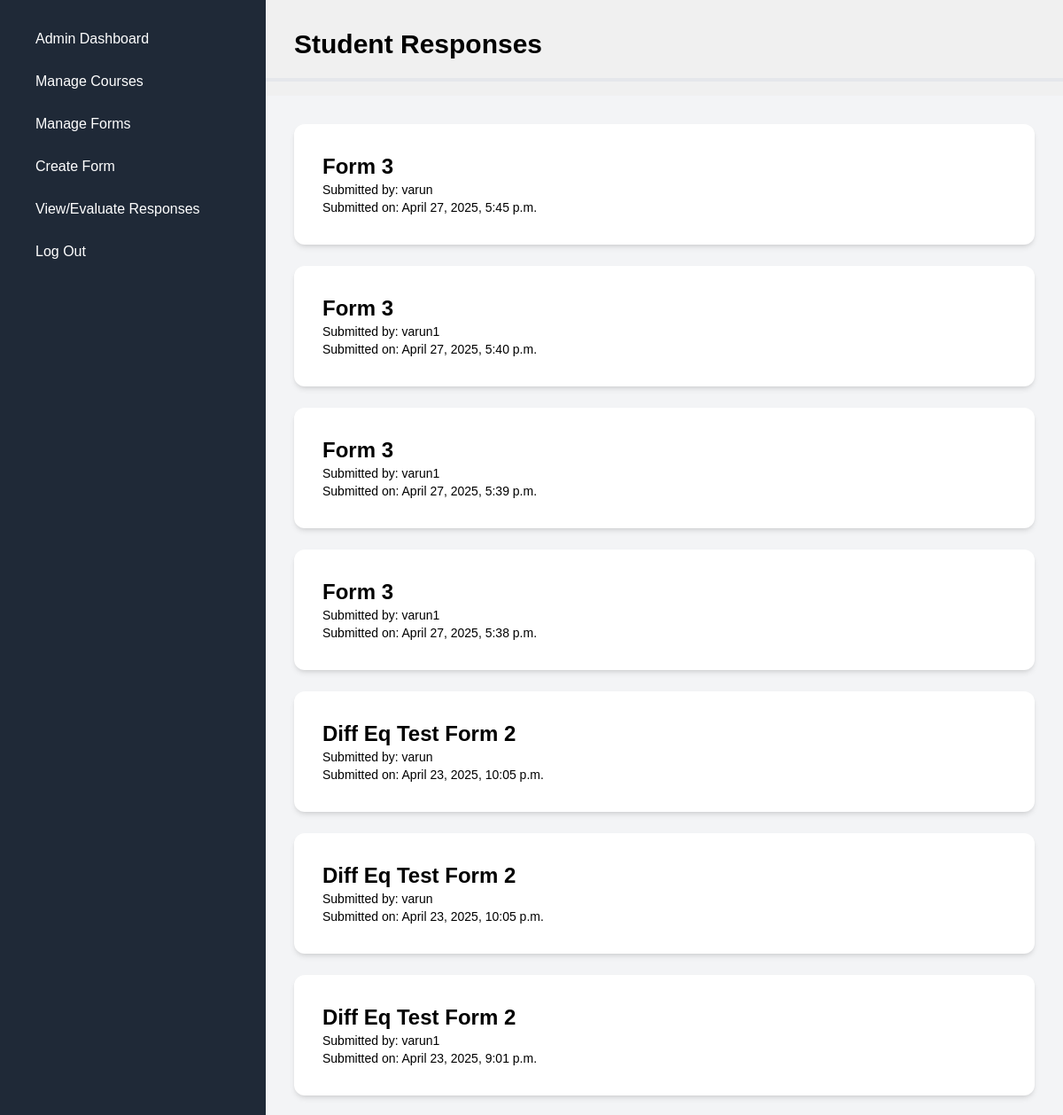
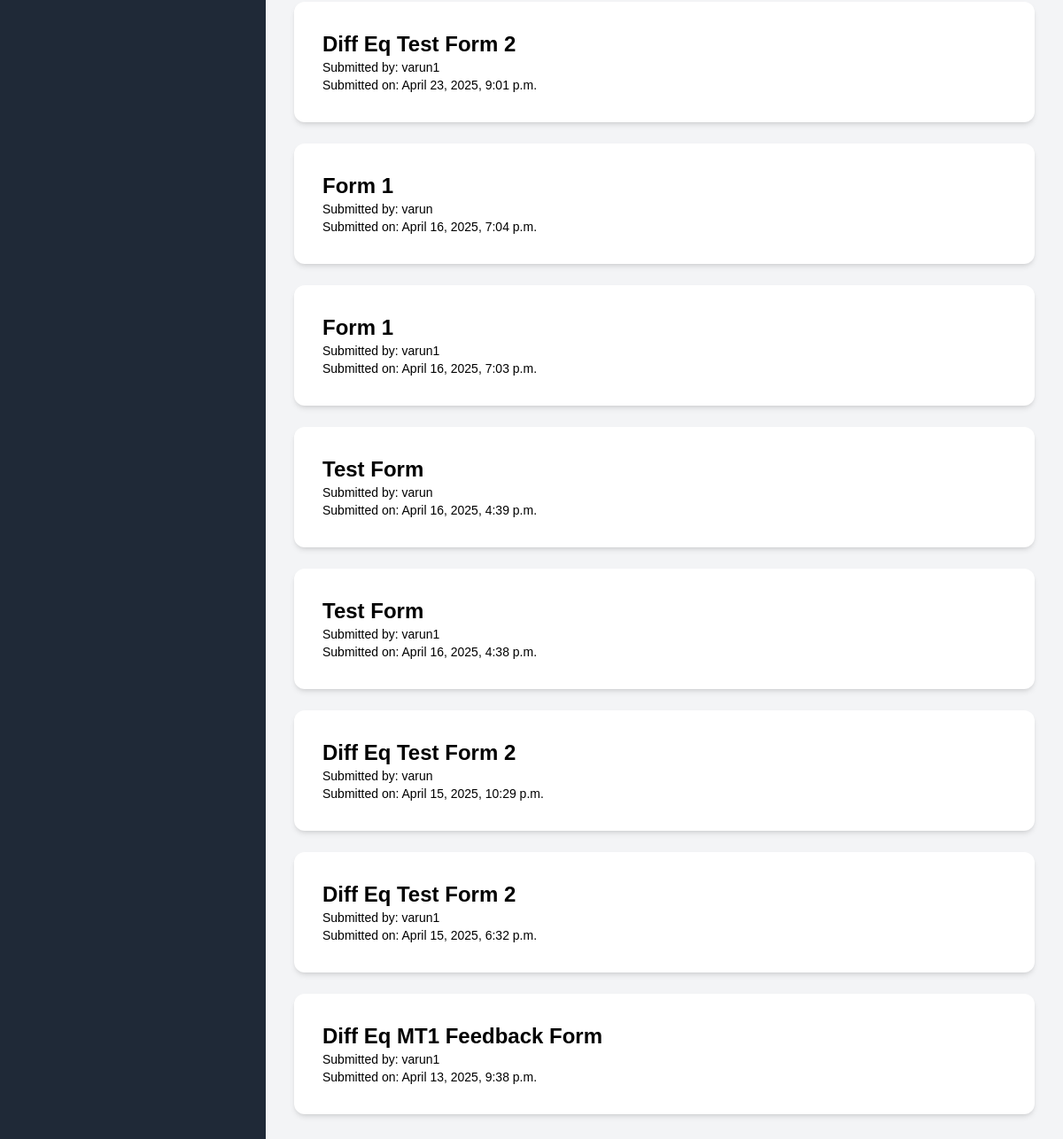
Page /student-responses/ (signed in) on the committed database (2 pictures, top to bottom).
### main/models.py (models this page shows, shortened)
class FormResponse(models.Model):
    form = models.ForeignKey(Form, on_delete=models.CASCADE, related_name='responses')
    student = models.ForeignKey(settings.AUTH_USER_MODEL, on_delete=models.CASCADE, related_name="submitted_responses") # the evaluator
    target_student = models.ForeignKey(settings.AUTH_USER_MODEL, on_delete=models.CASCADE, related_name="received_responses", null=True, blank=True) # the evaluatee
    submitted_at = models.DateTimeField(auto_now_add=True)
    class Meta:
        unique_together = ['form', 'student', 'target_student']

class Form(models.Model):
    title = models.CharField(max_length=200)
    description = models.TextField(blank=True)
    deadline = models.DateTimeField(null=True, blank=True)
    course = models.ForeignKey('courses.Course', on_delete=models.CASCADE, related_name='forms', null=True, blank=True)
    creator = models.ForeignKey(settings.AUTH_USER_MODEL, on_delete=models.CASCADE)
    teams = models.ManyToManyField('courses.Team', related_name='forms', blank=True)
    created_at = models.DateTimeField(auto_now_add=True)
    updated_at = models.DateTimeField(auto_now=True)
    allow_multiple_responses = models.BooleanField(default=False, help_text="Allow each student to submit one response per teammate")

### users/models.py (models this page shows, shortened)
class CustomUser(AbstractUser):
    ROLE_CHOICES = (
        ('student', 'Student'),
        ('professor', 'Professor'),
    )
    role = models.CharField(max_length=10, choices=ROLE_CHOICES, default='student')
    name = models.CharField(max_length=100)
    student_id = models.CharField(max_length=20, unique=True, null=True, blank=True)
    graduation_year = models.PositiveIntegerField(null=True, blank=True)
    email = models.EmailField(unique=True)
    courses = models.ManyToManyField('courses.Course', related_name='students', blank=True)

### main/views.py (the view)
# urls.py: path('student-responses/', views.student_responses, name='student_responses'),
@login_required
def student_responses(request):
    if request.user.role != 'professor':
        return redirect('main:student_landing')
    responses = FormResponse.objects.filter(
        form__creator=request.user
    ).select_related('form', 'student').order_by('-submitted_at')
    return render(request, 'main/student_responses.html', {
        'responses': responses
    })

### main/templates/main/student_responses.html
{% extends 'shared/base.html' %}
{% block content %}
<h1 class="text-3xl font-bold mb-5 mt-8 ml-8">Student Responses</h1>
<hr class="my-4 border-t-4" />
<div class="flex flex-col gap-8 p-8 bg-gray-100 min-h-screen">
    {% if responses %}
        <div class="grid gap-6">
            {% for response in responses %}
                <a href="{% url 'main:student_response_details' response.id %}" class="block bg-white text-black p-8 rounded-xl shadow-md hover:bg-gray-100 transition">
                    <div class="flex justify-between items-start">
                        <div>
                            <h2 class="text-2xl font-bold">{{ response.form.title }}</h2>
                            <p class="text-sm">Submitted by: <span class="font-medium">{{ response.student.username }}</span></p>
                            <p class="text-sm">Submitted on: {{ response.submitted_at|date:"F j, Y, g:i a" }}</p>
                        </div>
                    </div>
                </a>
            {% endfor %}
        </div>
    {% else %}
        <div class="bg-white rounded-lg shadow p-6">
            <p>No responses submitted yet.</p>
        </div>
    {% endif %}
</div>
{% endblock %}

### main/static/main/css/styles.css (style rules this page uses)
body { margin: 0; padding: 0; font-family: "Poppins", sans-serif; }

### shared/templates/shared/base.html (style rules this page uses)
body { background-color: #f0f0f0; font-family: Arial, sans-serif; }

### rows in the picture
FormResponse: form "Form 3", student.username "varun", submitted_at "April 27, 2025, 5:45 p.m."
FormResponse: form "Form 3", student.username "varun1", submitted_at "April 27, 2025, 5:40 p.m."
FormResponse: form "Form 3", student.username "varun1", submitted_at "April 27, 2025, 5:39 p.m."
FormResponse: form "Form 3", student.username "varun1", submitted_at "April 27, 2025, 5:38 p.m."
FormResponse: form "Diff Eq Test Form 2", student.username "varun", submitted_at "April 23, 2025, 10:05 p.m."
FormResponse: form "Diff Eq Test Form 2", student.username "varun", submitted_at "April 23, 2025, 10:05 p.m."
FormResponse: form "Diff Eq Test Form 2", student.username "varun1", submitted_at "April 23, 2025, 9:01 p.m."
FormResponse: form "Diff Eq Test Form 2", student.username "varun1", submitted_at "April 23, 2025, 9:01 p.m."
FormResponse: form "Form 1", student.username "varun", submitted_at "April 16, 2025, 7:04 p.m."
FormResponse: form "Form 1", student.username "varun1", submitted_at "April 16, 2025, 7:03 p.m."
FormResponse: form "Test Form", student.username "varun", submitted_at "April 16, 2025, 4:39 p.m."
FormResponse: form "Test Form", student.username "varun1", submitted_at "April 16, 2025, 4:38 p.m."
FormResponse: form "Diff Eq Test Form 2", student.username "varun", submitted_at "April 15, 2025, 10:29 p.m."
FormResponse: form "Diff Eq Test Form 2", student.username "varun1", submitted_at "April 15, 2025, 6:32 p.m."
FormResponse: form "Diff Eq MT1 Feedback Form", student.username "varun1", submitted_at "April 13, 2025, 9:38 p.m."
